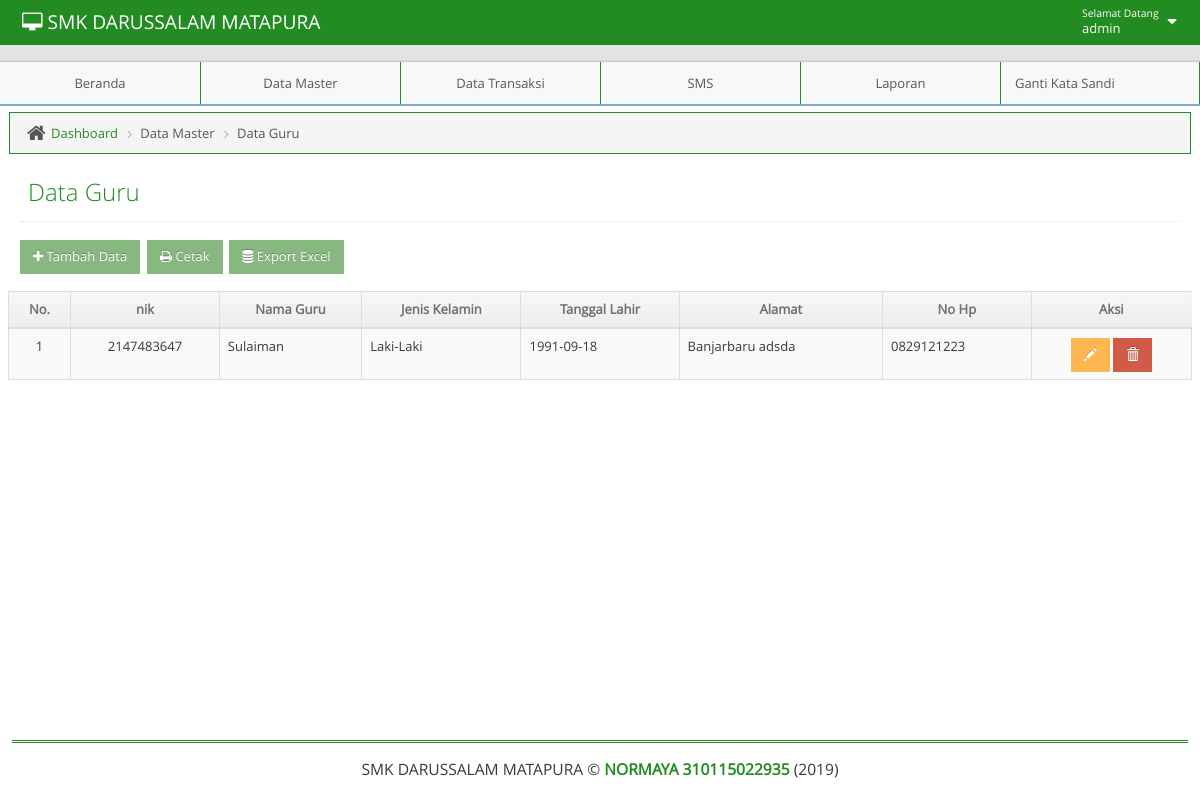
The page /admin/adminmainapp.php?unit=m_guru&act=datagrid (signed in) on the database its author committed.
### tables this page shows
CREATE TABLE IF NOT EXISTS `t_guru` (
  `id_nik` int(18) NOT NULL,
  `namag` varchar(50) NOT NULL,
  `jk` enum('Laki-Laki','Perempuan') NOT NULL,
  `tgl_lahir` date NOT NULL,
  `alamat` text NOT NULL,
  `no_hp` varchar(50) NOT NULL,
  `kd_guru` int(11) NOT NULL AUTO_INCREMENT,
  PRIMARY KEY (`kd_guru`)
);

### admin/unit/m_guru.php (the view, shortened to what this page needs)
<?php
$act = $_GET['act'];
switch($act){
    case "datagrid":
        ?>
<?php
include("../admin/leftbar.php");
?>
<div class="main-content">
    <div class="main-content-inner">
	<div class="breadcrumbs ace-save-state" id="breadcrumbs">
            <ul class="breadcrumb">
                <li>
                    <i class="ace-icon fa fa-home home-icon"></i>
                    <a href="adminmainapp.php?unit=dashboard">Dashboard</a>
                </li>
                <li>Data Master</li>
		<li>Data Guru</li>
            </ul>
	</div>
        <div class="page-content">
            <div class="page-header">
                <h1>Data Guru
                </h1>
            </div>
            <h1>
                    <a href="?unit=m_guru&act=input">
                        <button class="btn btn-sm btn-success"><i class="fa fa-plus"></i> Tambah Data</button>
                    </a>
                    <a href="?unit=ml_guru" target="_blank">
                        <button class="btn btn-sm btn-success"><i class="fa fa-print"></i> Cetak</button>
                    </a>
					<a href="unit/mxp_guru.php">
                        <button class="btn btn-sm btn-success"><i class="fa fa-database"></i> Export Excel</button>
                    </a>
                </h1>
            <div class="row">
                <div class="col-xs-12">
                    <div class="row">
                        <div class="box box-primary">
                            <div class="box-body table-responsive padding">
                              <table id="datatable" class="table table-striped table-bordered table-hover">
                                <thead>
                                    <tr>
                                        <th style="text-align: center">No.</th>
                                        <th style="text-align: center">nik</th>
                                        <th style="text-align: center">Nama Guru</th>
                                        <th style="text-align: center">Jenis Kelamin</th>
                                        <th style="text-align: center">Tanggal Lahir</th>
                                        <th style="text-align: center">Alamat</th>
                                        <th style="text-align: center">No Hp</th>
                                        <th style="text-align: center">Aksi</th>
                                    </tr>
                                </thead>
                                <tbody>
                                    <?php $no=1;
                                    $qdatagrid =" SELECT * FROM t_guru ";
                                    $rdatagrid = mysqli_query($mysqli, $qdatagrid);
                                    while($ddatagrid=mysqli_fetch_assoc($rdatagrid)) {
										 echo "
                                        <tr>
                                             <td style= text-align:center>$no</td>
                                             <td style= text-align:center>$ddatagrid[id_nik]</td>
                                             <td style= text-align:left  >$ddatagrid[namag]</td>
                                             <td style= text-align:left  >$ddatagrid[jk]</td>
                                             <td style= text-align:left  >$ddatagrid[tgl_lahir]</td>
                                             <td style= text-align:left  >$ddatagrid[alamat]</td>
                                             <td style= text-align:left  >$ddatagrid[no_hp]</td>
                                             <td style=text-align:center>
                                                 <a href=?unit=m_guru&act=update&kd_guru=$ddatagrid[kd_guru] class='btn btn-sm btn-warning glyphicon glyphicon-pencil' ></a>
                                                 <a href=?unit=m_guru&act=delete&kd_guru=$ddatagrid[kd_guru] class='btn btn-sm btn-danger glyphicon glyphicon-trash' onclick='return confirm(\"Yakin Akan Menghapus Data?\")'></a>
                                             </td>
                                        </tr>
                                        ";
                                        $no++;
                                     }
                                     ?>
                                </tbody>
                                </table>
                            </div>
                        </div>
                    </div>
                </div>
            </div>
        </div>
    </div>
</div>
<?php
include("../admin/footer.php");
?>
	</body>
</html>
 <?php
        break;
            ?>
 <?php
}

### admin/navbar.php (shortened to what this page needs)
<body class="no-skin">
        <?php
         $qupdate = "SELECT * FROM  t_admin WHERE username = '".$_SESSION['username']."'";
        $rupdate = mysqli_query($mysqli, $qupdate);
        $dupdate = mysqli_fetch_assoc($rupdate);
        ?>
        <div id="navbar" class="navbar navbar-default ace-save-state">
            <div class="navbar-container ace-save-state" id="navbar-container">
            <div class="navbar-header pull-left">
                <a href="adminmainapp.php?unit=dashboard" class="navbar-brand"><small><i class="fa fa-desktop"></i>  SMK DARUSSALAM MATAPURA </small></a>
            </div>
            <div class="navbar-buttons navbar-header pull-right" role="navigation">
              <ul class="nav ace-nav">
                <li class="light-blue dropdown-modal">
                  <a data-toggle="dropdown" href="#" class="dropdown-toggle">
                    <span class="user-info"><small>Selamat Datang</small>  <?php echo $dupdate['username']; ?></span>
                    <i class="ace-icon fa fa-caret-down"></i>
                  </a>
                </li>
              </ul>
            </div>
        </div>
    </div>

### css/tentang/style.css (style rules this page uses)
html { font-family:sans-serif; -ms-text-size-adjust:100%; -webkit-text-size-adjust:100% }
body { margin:0 }
a { background-color:transparent }
h1 { font-size:2em; margin:.67em 0 }
small { font-size:80% }
button,input,optgroup,select,textarea { color:inherit; font:inherit; margin:0 }
button { overflow:visible }
button,select { text-transform:none }
button,html input[type=button],input[type=reset],input[type=submit] { -webkit-appearance:button; cursor:pointer }
table { border-collapse:collapse; border-spacing:0 }
td,th { padding:0 }
.border-box,article,body,code,dd,div,dl,dt,fieldset,footer,form,header,html,input[type=email],input[type=password],input[type=tel],input[type=text],input[type=url],li,main,ol,p,pre,section,textarea,ul { box-sizing:border-box }

### rows shown on the page
t_guru: id_nik "2147483647", namag "Sulaiman", jk "Laki-Laki", tgl_lahir "1991-09-18", alamat "Banjarbaru adsda", no_hp "0829121223"

### other values the page prints
$dupdate['username'] "admin"
